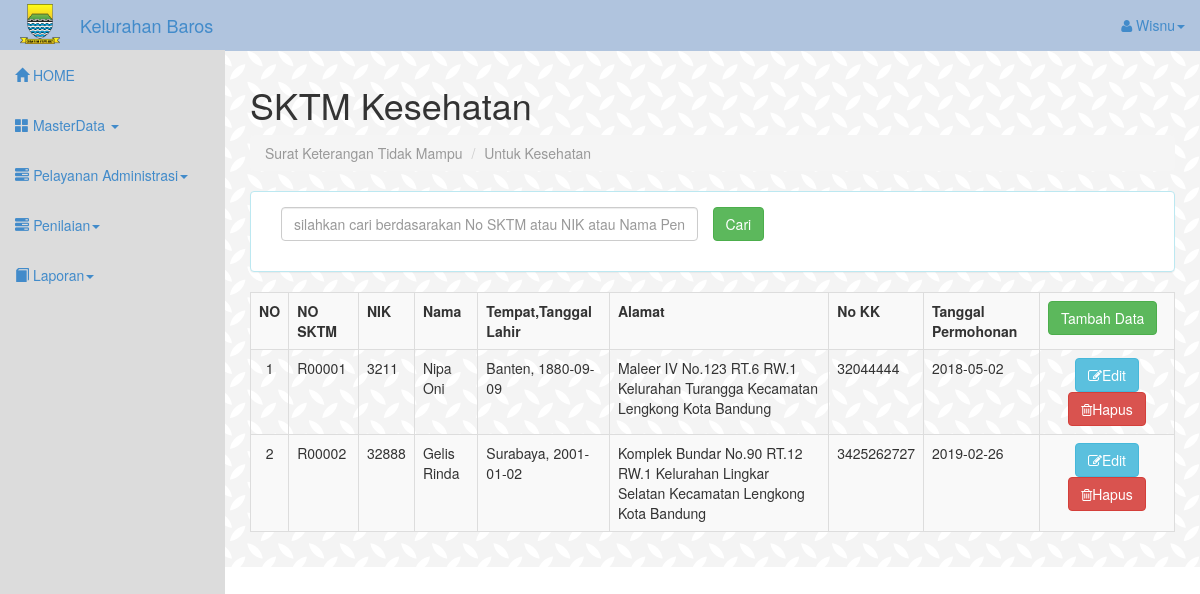
The app's page /tampil_sktmkesehatan.php (signed in), older data.
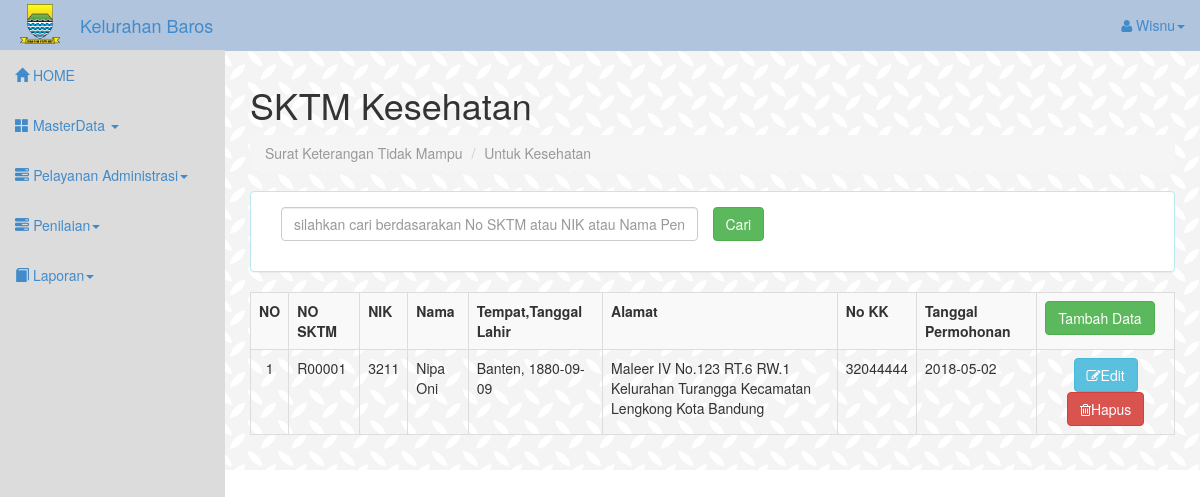
The same page, newer data.
### tables this page shows
CREATE TABLE `tb_sktmkesehatan` (
  `no_sktmkesehatan` varchar(16) NOT NULL,
  `nik` varchar(16) NOT NULL,
  `nomor_kk` varchar(16) NOT NULL,
  `tgl` date NOT NULL
);

CREATE TABLE `tb_penduduk` (
  `id_penduduk` int(11) NOT NULL,
  `nik` varchar(16) NOT NULL,
  `nama` varchar(50) NOT NULL,
  `tempatLahir` varchar(30) NOT NULL,
  `tanggalLahir` date NOT NULL,
  `jenisKelamin` varchar(15) NOT NULL,
  `alamat` varchar(50) NOT NULL,
  `rt` varchar(3) NOT NULL,
  `rw` varchar(3) NOT NULL,
  `kelurahan` varchar(30) NOT NULL,
  `agama` varchar(30) NOT NULL,
  `pendidikan` varchar(30) NOT NULL,
  `statusPerkawinan` varchar(30) NOT NULL,
  `pekerjaan` varchar(50) NOT NULL,
  `golDarah` varchar(2) NOT NULL,
  `nomorTlp` varchar(15) NOT NULL,
  `foto` varchar(200) NOT NULL
);

### tampil_sktmkesehatan.php (the view, shortened to what this page needs)
<!DOCTYPE html>
<html lang="en">
  <head>
    <link href="assets/css/bootstrap.css" rel="stylesheet">
    <link href="assets/css/sb-admin.css" rel="stylesheet">
    <link rel="stylesheet" href="assets/font-awesome/css/font-awesome.min.css">
  </head>
<body>
 <div id="wrapper">
<?php
include"header.php";
?>
</div>
<div id="page-wrapper">
<div class="row" id="contentInput" >
          <div class="col-lg-12">
            <h1>SKTM Kesehatan</h1>
            <ol class="breadcrumb">
              <li class="active">Surat Keterangan Tidak Mampu</li>
              <li class="active">Untuk Kesehatan</li>
            </ol>
          </div>
      </div>
       <div class="panel panel-info">
          <div class="panel-body">
          <form method="POST" action="" id="cariKK">
          <div class="form-group form-group-sm">
                <div class="form-group form-group-sm">
                    <div class="col-sm-6">
                    <input type="text" class="form-control" name="txtcari" id="txtcari" placeholder="silahkan cari berdasarakan No SKTM atau NIK atau Nama Penduduk">
                </div>
                    <input type="submit" align="right" class="btn btn-success"  value="Cari" name="cari" id="cari">
                </div>
              </div>
</div>
 </div>
            <div class="table-responsive-sm">
              <table class="table table-bordered table-hover table-striped">
                <tr>
                  <th>NO</th>
                  <th>NO SKTM</th>
                  <th>NIK</th>
                  <th>Nama</th>
                  <th>Tempat,Tanggal Lahir</th>
                  <th>Alamat</th>
                  <th>No KK</th>
                  <th>Tanggal Permohonan</th>
                 <th><a href="sktm_kesehatan.php" type="button" align="right" class="btn btn-success">Tambah Data</a></th>
                </tr>
 <?php
     if(!ISSET($_POST['cari'])){
        $no= 1;
       $query="SELECT * FROM tb_sktmkesehatan as p JOIN tb_penduduk as d ON p.nik=d.nik";
        $data=mysqli_query($koneksi,$query);
        if(mysqli_num_rows($data) > 0){
          while($row=mysqli_fetch_assoc($data)){
      ?>
                <tr>
                  <td align="center"><?php echo $no++; ?></td>
                  <td><?php echo $row['no_sktmkesehatan']; ?></td>
                  <td><?php echo $row['nik']; ?></td>
                  <td><?php echo $row['nama']; ?></td>
                   <td><?php echo $row['tempatLahir'].", ".$row['tanggalLahir']; ?></td>
                  <td><?php echo $row['alamat']." RT.".$row['rt']." RW.".$row['rw']." Kelurahan ".$row['kelurahan']." Kecamatan Lengkong Kota Bandung"; ?></td>
                  <td><?php echo $row['nomor_kk']; ?></td>
                  <td><?php echo $row['tgl']; ?></td>
                   <td colspan="2" style="text-align: center;">
                   <a   href="edit_sktmkesehatan.php?id=<?php echo $row['no_sktmkesehatan'];?>" type="button" class="btn btn-info"><i class="fa fa-edit"></i>Edit</a>
                   <a onclick="return confirm('Anda Yakin akan menghapus data?')" href="hapus_sktmkesehatan.php?id=<?php echo $row['no_sktmkesehatan'];?>" type="button" class="btn btn-danger btn"><i class="fa fa-trash-o"></i>Hapus</a>
                    </td>
                    </tr>
          <?php
          }
        }
      }
       ?>

Row changes from the older to the newer data that the page shows:
removed tb_sktmkesehatan: no_sktmkesehatan "R00002", tb_penduduk.nik "32888", tb_penduduk.nama "Gelis Rinda", tb_penduduk.tempatLahir "Surabaya", tb_penduduk.tanggalLahir "2001-01-02", tb_penduduk.alamat "Komplek Bundar No.90", tb_penduduk.rt "12", tb_penduduk.rw "1", tb_penduduk.kelurahan "Lingkar Selatan", nomor_kk "3425262727", tgl "2019-02-26"
